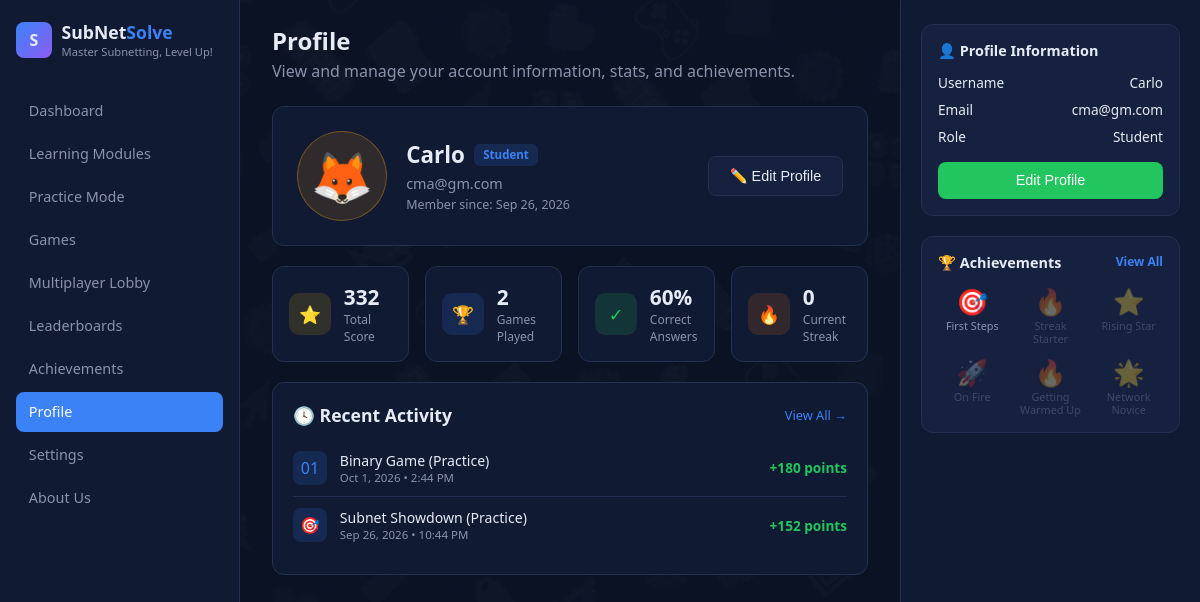
Page /profile.php (signed in) on the earlier database version.
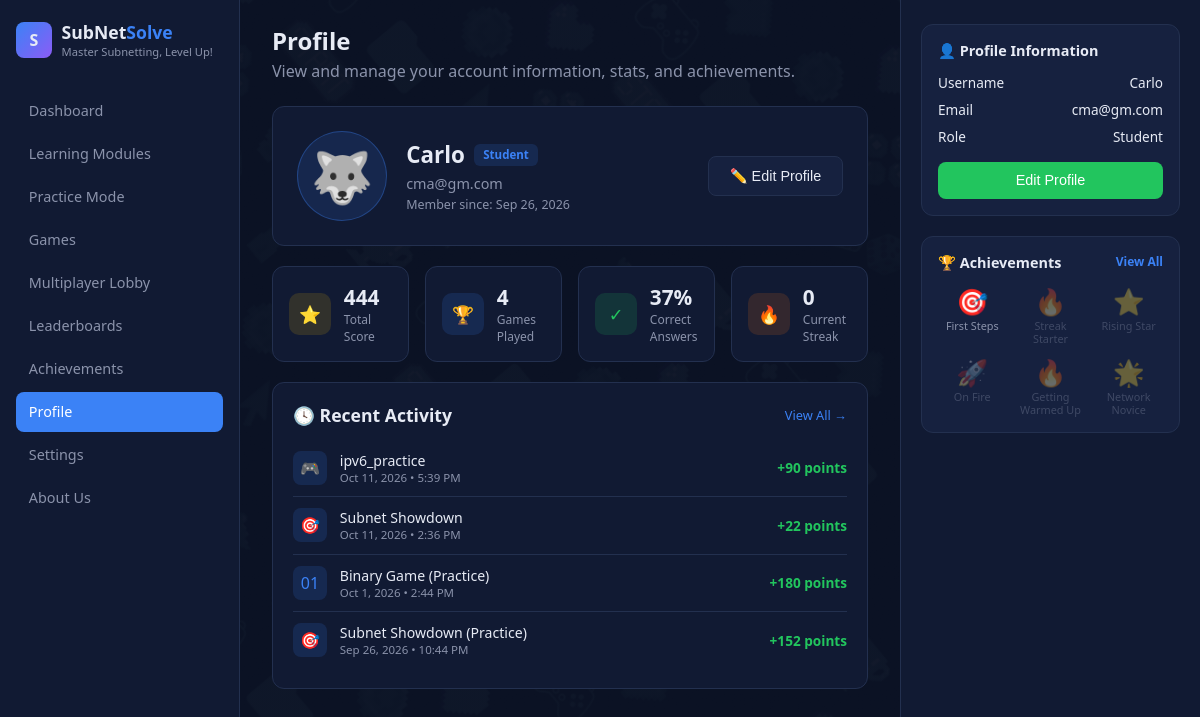
Same page on the later database version.
### tables this page shows
CREATE TABLE `users` (
  `id` int(11) NOT NULL,
  `username` varchar(50) NOT NULL,
  `email` varchar(100) NOT NULL,
  `password` varchar(255) NOT NULL,
  `avatar` varchar(30) NOT NULL DEFAULT 'fox',
  `is_admin` tinyint(1) NOT NULL DEFAULT 0,
  `created_at` datetime NOT NULL
);

CREATE TABLE `user_progress` (
  `user_id` int(11) NOT NULL,
  `level` int(11) NOT NULL DEFAULT 1,
  `career_xp` int(11) NOT NULL DEFAULT 0,
  `total_xp` int(11) NOT NULL DEFAULT 0,
  `xp_to_next_level` int(11) NOT NULL DEFAULT 500,
  `lessons_completed` int(11) NOT NULL DEFAULT 0,
  `quizzes_completed` int(11) NOT NULL DEFAULT 0,
  `total_correct` int(11) NOT NULL DEFAULT 0,
  `total_wrong` int(11) NOT NULL DEFAULT 0,
  `current_streak` int(11) NOT NULL DEFAULT 0,
  `last_activity_date` date DEFAULT NULL,
  `last_daily_challenge_date` date DEFAULT NULL
);

CREATE TABLE `scores` (
  `id` int(11) NOT NULL,
  `user_id` int(11) NOT NULL,
  `match_id` int(11) DEFAULT NULL,
  `game_type` varchar(50) NOT NULL DEFAULT 'general',
  `points` int(11) NOT NULL DEFAULT 0,
  `played_at` datetime NOT NULL,
  `correct_count` int(11) NOT NULL DEFAULT 0
);

CREATE TABLE `badges` (
  `id` int(11) NOT NULL,
  `code` varchar(50) NOT NULL,
  `name` varchar(100) NOT NULL,
  `description` varchar(255) NOT NULL,
  `icon` varchar(10) NOT NULL,
  `criteria_type` varchar(30) NOT NULL,
  `criteria_value` int(11) NOT NULL
);

### profile.php (the view, shortened to what this page needs)
<?php
require "config.php";
require "includes/avatars.php";
$userId = $_SESSION["user_id"];
function load_user($conn, $userId) {
    $stmt = mysqli_prepare($conn, "SELECT username, email, avatar, created_at FROM users WHERE id = ?");
    mysqli_stmt_bind_param($stmt, "i", $userId);
    mysqli_stmt_execute($stmt);
    return mysqli_stmt_get_result($stmt)->fetch_assoc();
}
$user = load_user($conn, $userId);
$progStmt = mysqli_prepare($conn, "SELECT career_xp, quizzes_completed, total_correct, total_wrong, current_streak FROM user_progress WHERE user_id = ?");
mysqli_stmt_bind_param($progStmt, "i", $userId);
mysqli_stmt_execute($progStmt);
$prog = mysqli_stmt_get_result($progStmt)->fetch_assoc() ?: ["career_xp"=>0,"quizzes_completed"=>0,"total_correct"=>0,"total_wrong"=>0,"current_streak"=>0];
$totalAnswers = $prog["total_correct"] + $prog["total_wrong"];
$correctPct = $totalAnswers > 0 ? round(($prog["total_correct"] / $totalAnswers) * 100) : 0;
$showAll = isset($_GET["activity"]) && $_GET["activity"] === "all";
$limit = $showAll ? 20 : 5;
$activityResult = mysqli_query($conn, "SELECT game_type, points, played_at FROM scores WHERE user_id = $userId ORDER BY played_at DESC LIMIT $limit");
$gameLabels = [
    "subnet_dissect_practice" => ["Dissect an IP Address (Practice)", "🌐"],
    "subnet_dissect_timed"    => ["Dissect an IP Address (Timed)", "🌐"],
    "binary_practice"         => ["Binary Game (Practice)", "01"],
    "binary_game"             => ["Binary Game (Timed)", "01"],
    "showdown_practice"       => ["Subnet Showdown (Practice)", "🎯"],
    "showdown_timed"          => ["Subnet Showdown", "🎯"],
    "multiplayer_1v1"         => ["1v1 Multiplayer Match", "⚔️"],
];
$badgesResult = mysqli_query($conn, "SELECT * FROM badges ORDER BY criteria_value LIMIT 6");
$earnedStmt = mysqli_prepare($conn, "SELECT badge_id FROM user_badges WHERE user_id = ?");
mysqli_stmt_bind_param($earnedStmt, "i", $userId);
mysqli_stmt_execute($earnedStmt);
$earnedIds = array_column(mysqli_stmt_get_result($earnedStmt)->fetch_all(MYSQLI_ASSOC), "badge_id");
?>
<!DOCTYPE html>
<html lang="en">
<head>
    <link rel="stylesheet" href="dash.css">
    <link rel="stylesheet" href="game.css">
</head>
<body>
<div class="layout">
    <aside class="sidebar">
        <div class="brand">
            <div class="logo">S</div>
            <div>
                <h1>SubNet<span>Solve</span></h1>
                <p>Master Subnetting, Level Up!</p>
            </div>
        </div>
        <a href="dashboard.php" class="nav-link">Dashboard</a>
        <a href="learning_modules.php" class="nav-link">Learning Modules</a>
        <a href="practice.php" class="nav-link">Practice Mode</a>
        <a href="games.php" class="nav-link">Games</a>
        <a href="lobby.php" class="nav-link">Multiplayer Lobby</a>
        <a href="leaderboards.php" class="nav-link">Leaderboards</a>
        <a href="achievements.php" class="nav-link">Achievements</a>
        <a href="profile.php" class="nav-link active">Profile</a>
        <a href="settings.php" class="nav-link">Settings</a>
        <a href="about.php" class="nav-link">About Us</a>
    </aside>
    <main class="main">
        <div class="welcome">
            <h2>Profile</h2>
            <p>View and manage your account information, stats, and achievements.</p>
        </div>
        <div class="profile-hero">
            <div class="profile-hero-left">
                <?= render_avatar($user["avatar"], 90) ?>
                <div>
                    <div class="name-row">
                        <h2><?= htmlspecialchars($user["username"]) ?></h2>
                        <span class="role-tag">Student</span>
                    </div>
                    <div class="email"><?= htmlspecialchars($user["email"]) ?></div>
                    <div class="member-since">Member since: <?= date("M j, Y", strtotime($user["created_at"])) ?></div>
                </div>
            </div>
            <button class="btn btn-secondary" id="editToggleBtn1" type="button">✏️ Edit Profile</button>
        </div>
        <div class="stat-grid-4">
            <div class="stat-card">
                <div class="stat-icon" style="background:rgba(234,179,8,0.15); color:var(--gold);">⭐</div>
                <div><div class="value"><?= number_format($prog["career_xp"]) ?></div><div class="label">Total Score</div></div>
            </div>
            <div class="stat-card">
                <div class="stat-icon" style="background:rgba(59,130,246,0.15); color:var(--blue);">🏆</div>
                <div><div class="value"><?= $prog["quizzes_completed"] ?></div><div class="label">Games Played</div></div>
            </div>
            <div class="stat-card">
                <div class="stat-icon" style="background:rgba(34,197,94,0.15); color:var(--green);">✓</div>
                <div><div class="value"><?= $correctPct ?>%</div><div class="label">Correct Answers</div></div>
            </div>
            <div class="stat-card">
                <div class="stat-icon" style="background:rgba(249,115,22,0.15); color:var(--orange);">🔥</div>
                <div><div class="value"><?= $prog["current_streak"] ?></div><div class="label">Current Streak</div></div>
            </div>
        </div>
        <div class="explore-panel">
            <div style="display:flex; justify-content:space-between; align-items:center; margin-bottom:0.8rem;">
                <h3 class="section-title" style="margin:0;">🕓 Recent Activity</h3>
                <?php if (!$showAll): ?>
                    <a href="profile.php?activity=all" style="font-size:0.8rem; color:var(--blue); text-decoration:none;">View All →</a>
                <?php else: ?>
                    <a href="profile.php" style="font-size:0.8rem; color:var(--blue); text-decoration:none;">Show Less</a>
                <?php endif; ?>
            </div>
            <?php if (mysqli_num_rows($activityResult) === 0): ?>
                <p style="color:var(--text-dim); font-size:0.85rem;">No activity yet — play a game to see it here.</p>
            <?php else: ?>
                <?php while ($a = mysqli_fetch_assoc($activityResult)):
                    $meta = $gameLabels[$a["game_type"]] ?? [$a["game_type"], "🎮"];
                ?>
                    <div class="activity-list-row">
                        <div class="icon-box" style="background:rgba(59,130,246,0.15); color:var(--blue);"><?= $meta[1] ?></div>
                        <div>
                            <div class="title"><?= htmlspecialchars($meta[0]) ?></div>
                            <div class="time"><?= date("M j, Y • g:i A", strtotime($a["played_at"])) ?></div>
                        </div>
                        <div class="points">+<?= $a["points"] ?> points</div>
                    </div>
                <?php endwhile; ?>
            <?php endif; ?>
        </div>
    </main>
    <aside class="right-col">
        <div class="panel-box">
            <h4>👤 Profile Information</h4>
            <div class="stat-line"><span>Username</span><span><?= htmlspecialchars($user["username"]) ?></span></div>
            <div class="stat-line"><span>Email</span><span><?= htmlspecialchars($user["email"]) ?></span></div>
            <div class="stat-line"><span>Role</span><span>Student</span></div>
            <button class="btn btn-primary" id="editToggleBtn2" type="button" style="width:100%; margin-top:0.5rem;">Edit Profile</button>
        </div>
        <div class="panel-box">
            <h4>🏆 Achievements <a href="achievements.php" style="font-size:0.75rem; color:var(--blue); text-decoration:none;">View All</a></h4>
            <div style="display:grid; grid-template-columns:repeat(3,1fr); gap:0.6rem;">
                <?php while ($b = mysqli_fetch_assoc($badgesResult)):
                    $earned = in_array($b["id"], $earnedIds);
                ?>
                    <div style="text-align:center; opacity:<?= $earned ? "1" : "0.35" ?>;">
                        <div style="font-size:1.6rem;"><?= $b["icon"] ?></div>
                        <div style="font-size:0.68rem; color:var(--text-dim); line-height:1.2;"><?= htmlspecialchars($b["name"]) ?></div>
                    </div>
                <?php endwhile; ?>
            </div>
        </div>
    </aside>
</div>
</body>
</html>

### includes/avatars.php
<?php
function get_avatar_presets() {
    return [
        ["id" => "fox",     "emoji" => "🦊", "color" => "#f59e0b"],
        ["id" => "owl",     "emoji" => "🦉", "color" => "#8b5cf6"],
        ["id" => "wolf",    "emoji" => "🐺", "color" => "#3b82f6"],
        ["id" => "panda",   "emoji" => "🐼", "color" => "#22c55e"],
        ["id" => "lion",    "emoji" => "🦁", "color" => "#eab308"],
        ["id" => "octopus", "emoji" => "🐙", "color" => "#14b8a6"],
        ["id" => "dragon",  "emoji" => "🐉", "color" => "#ef4444"],
        ["id" => "robot",   "emoji" => "🤖", "color" => "#ec4899"],
    ];
}
function get_avatar_by_id($avatarId) {
    foreach (get_avatar_presets() as $a) {
        if ($a["id"] === $avatarId) return $a;
    }
    return ["id" => "fox", "emoji" => "🦊", "color" => "#f59e0b"];
}
function render_avatar($avatarId, $size = 34) {
    $a = get_avatar_by_id($avatarId);
    $fontSize = round($size * 0.55);
    return '<div style="width:' . $size . 'px; height:' . $size . 'px; border-radius:50%; background:' . $a["color"] . '22;
        display:flex; align-items:center; justify-content:center; font-size:' . $fontSize . 'px; flex-shrink:0;
        border:1px solid ' . $a["color"] . '55;">' . $a["emoji"] . '</div>';
}

### dash.css (style rules this page uses)
:root { --bg: #0b1224; --panel: #111a33; --panel-light: #16213f; --border: #23304f; --text: #e7ebf5; --text-dim: #8b93ab; --blue: #3b82f6; --purple: #8b5cf6; --green: #22c55e; --orange: #f59e0b; --gold: #eab308; --teal: #14b8a6; --radius: 12px; }
* { box-sizing: border-box; }
body { margin: 0; font-family: "Segoe UI", Arial, sans-serif; background: linear-gradient(rgba(11,18,36,0.85), rgba(11,18,36,0.85)), url('images/Background_edited.png'); background-size: cover; background-position: center; background-attachment: fixed; color: var(--text); }
.layout { display: grid; grid-template-columns: 240px 1fr 300px; min-height: 100vh; }
.sidebar { background: var(--panel); border-right: 1px solid var(--border); padding: 1.25rem 1rem; display: flex; flex-direction: column; }
.brand { display: flex; align-items: center; gap: 0.6rem; margin-bottom: 2rem; }
.brand .logo { width: 36px; height: 36px; border-radius: 8px; background: linear-gradient(135deg, var(--blue), var(--purple)); display: flex; align-items: center; justify-content: center; font-weight: bold; }
.brand h1 { font-size: 1.1rem; margin: 0; }
.brand h1 span { color: var(--blue); }
.brand p { margin: 0; font-size: 0.7rem; color: var(--text-dim); }
.nav-link { display: flex; align-items: center; gap: 0.7rem; padding: 0.65rem 0.8rem; border-radius: 8px; color: var(--text-dim); text-decoration: none; font-size: 0.9rem; margin-bottom: 0.2rem; }
.nav-link.active { background: var(--blue); color: #fff; }
.main { padding: 1.5rem 2rem; }
.profile-hero { display: flex; align-items: center; justify-content: space-between; background: var(--panel); border: 1px solid var(--border); border-radius: var(--radius); padding: 1.5rem; margin-bottom: 1.25rem; }
.profile-hero-left { display: flex; align-items: center; gap: 1.2rem; }
.profile-hero .name-row { display: flex; align-items: center; gap: 0.6rem; }
.profile-hero h2 { margin: 0; font-size: 1.4rem; }
.profile-hero .email { color: var(--text-dim); font-size: 0.9rem; margin: 0.2rem 0; }
.profile-hero .member-since { color: var(--text-dim); font-size: 0.78rem; }
.role-tag { background: rgba(59,130,246,0.15); color: var(--blue); font-size: 0.72rem; font-weight: bold; padding: 0.2rem 0.55rem; border-radius: 6px; }
.stat-grid-4 { display: grid; grid-template-columns: repeat(4, 1fr); gap: 1rem; margin-bottom: 1.25rem; }
.activity-list-row { display: flex; align-items: center; gap: 0.8rem; padding: 0.7rem 0; border-bottom: 1px solid var(--border); }
.activity-list-row:last-child { border-bottom: none; }
.activity-list-row .icon-box { width: 34px; height: 34px; border-radius: 8px; display: flex; align-items: center; justify-content: center; flex-shrink: 0; }
.activity-list-row .title { font-size: 0.88rem; }
.activity-list-row .time { font-size: 0.72rem; color: var(--text-dim); }
.activity-list-row .points { margin-left: auto; color: var(--green); font-weight: bold; font-size: 0.85rem; }
.welcome h2 { margin: 0 0 0.2rem; }
.welcome p { margin: 0 0 1.5rem; color: var(--text-dim); }
.stat-card { background: var(--panel); border: 1px solid var(--border); border-radius: var(--radius); padding: 1rem; display: flex; align-items: center; gap: 0.8rem; }
.stat-icon { width: 42px; height: 42px; border-radius: 10px; display: flex; align-items: center; justify-content: center; font-size: 1.1rem; flex-shrink: 0; }
.stat-card .value { font-size: 1.3rem; font-weight: bold; }
.stat-card .label { font-size: 0.75rem; color: var(--text-dim); }
.section-title { font-size: 1.1rem; margin: 0 0 1rem; }
.explore-panel { background: var(--panel); border: 1px solid var(--border); border-radius: var(--radius); padding: 1.25rem; margin-bottom: 1.5rem; }
.right-col { background: var(--panel); border-left: 1px solid var(--border); padding: 1.5rem 1.25rem; }
.panel-box { background: var(--panel-light); border: 1px solid var(--border); border-radius: var(--radius); padding: 1rem; margin-bottom: 1.25rem; }
.panel-box h4 { margin: 0 0 0.8rem; font-size: 0.9rem; display: flex; justify-content: space-between; }
html, body { width: 100%; max-width: 100%; overflow-x: hidden; }

Differences in the rows shown:
changed users "Carlo": avatar "🦊" → "🐺"
changed user_progress: career_xp "332" → "444"; quizzes_completed "2" → "4"; correctPct "60" → "37"
added scores: game_type "🎮", game_type "ipv6_practice", played_at "Oct 11, 2026 • 5:39 PM", points "90"
added scores: game_type "🎯", game_type "Subnet Showdown", played_at "Oct 11, 2026 • 2:36 PM", points "22"
